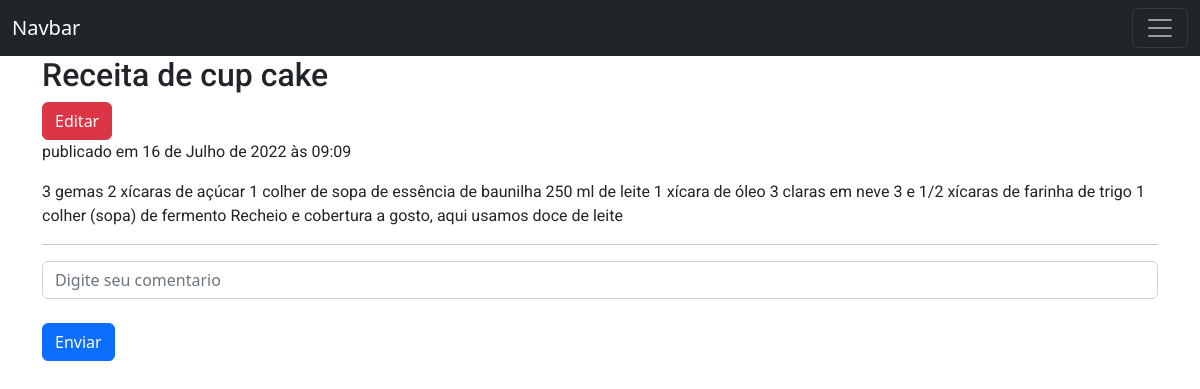
Page /post/2/ (signed in) on the committed database.
### blog/models.py (models this page shows, shortened)
class Post(models.Model):
    author = models.ForeignKey(settings.AUTH_USER_MODEL,  on_delete=models.CASCADE)
    title = models.CharField(max_length=200)
    text = models.TextField()
    created_date = models.DateTimeField(default=timezone.now)
    published_date =  models.DateTimeField(blank=True, null=True)

### blog/views.py (the view)
# urls.py: path('post/<int:pk>/', views.post_detail, name='post_detail'),
def post_detail(request, pk):
    context = {
        'post':  Post.objects.get(pk=pk),
        'comment_form': CommentForm()
    }
    return render(request, 'blog/post_detail.html', context)

### blog/forms.py
class CommentForm(forms.ModelForm):
    class Meta:
        model = Comment
        fields = ('text',)
        labels = {
            'text': 'Digite seu comentario'
        }
        widgets = {
            'text': forms.TextInput(attrs={
                'class': "form-control",
                'placeholder': 'Digite seu comentario'
                })
        }

### blog/templates/blog/post_detail.html (shortened to what this page needs)
{% extends 'blog/base.html' %}
{% block content %}
    <h2> {{ post.title }}</a></h2>
    {% if user.is_authenticated %}
        <a class="btn btn-danger" href="{% url 'post_edit' pk=post.id %}">Editar</a>
    {% endif %}
    {% if post.published_date %}
        <p> publicado em {{ post.published_date }}</p>
    {% endif %}
    <p> {{ post.text }}</p>
    <div class="card-body">
            <hr>
        <form method="POST" class="comment-form" action="{% url 'add_comment' pk=post.id %}">
             <div class="form-group">
                {{ comment_form.text }}
                 <br>
                 <button type="submit" class="btn btn-primary">Enviar</button>
            </div>
        </form>
    </div>
{% endblock %}

### blog/static/css/blog.css (style rules this page uses)
h1, h2, h3, h4, p { font-family: 'Roboto'; }

### rows in the picture
Post: title "Receita de cup cake", published_date "16 de Julho de 2022 às 09:09", text "3 gemas 2 xícaras de açúcar 1 colher de sopa de essência de baunilha 250 ml de leite 1 xícara de óleo 3 claras em neve 3 e 1/2 xícaras de farinha de trigo 1 colher (sopa) de fermento Recheio e cobertura a gosto, aqui usamos doce de leite"
